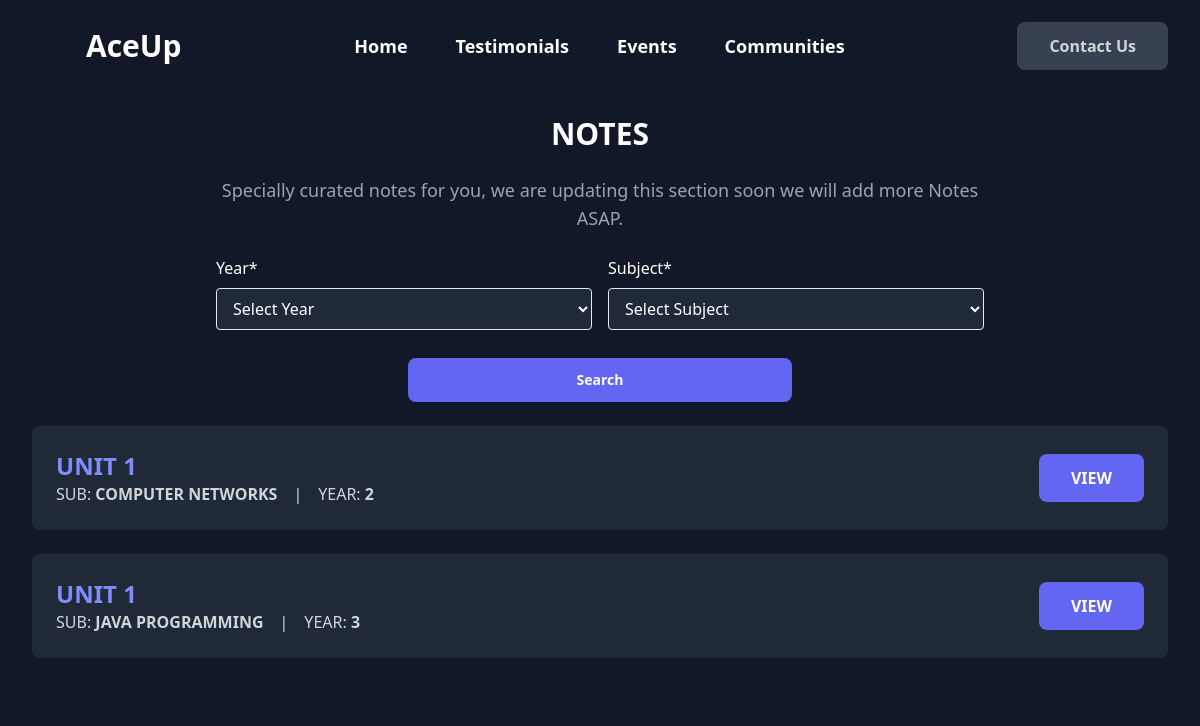
The page /displayNotes/ on the database as committed earlier.
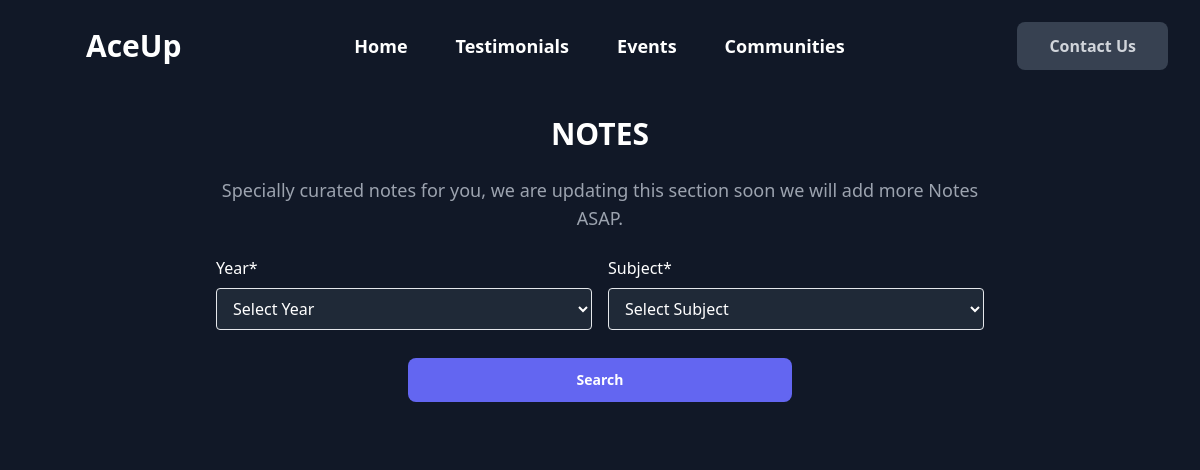
The same page on the database as committed later.
### user/models.py (models this page shows)
class notes(models.Model):
    title = models.CharField(max_length=255)
    year = models.IntegerField()
    subject = models.CharField(max_length=100)
    url = models.FileField(upload_to ='satic/notes/')

### user/views.py (the view)
# urls.py: path('displayNotes/',views.displayNotes,name ="display"),
def displayNotes(request ):
     if request.method =='GET':
         sub1 = request.GET.get('subject','')
         year = request.GET.get('year','')
         sub = sub1.upper()
         if sub and year :
            note = notes.objects.filter(year = year,subject =sub )
         else:
             note = notes.objects.all()
     return render(request , "notes.html",{"notes":note})

### templates/notes.html (shortened to what the changed rows need)
{% load static %}
<!DOCTYPE html>
<html lang="en">
<head>
    <link href="https://cdn.jsdelivr.net/npm/tailwindcss@2.2.19/dist/tailwind.min.css" rel="stylesheet">
    <script src="https://cdn.tailwindcss.com"></script>
</head>
<body class="bg-gray-900 text-white">
  <div class="bg-gray-900 text-white pb-6 sm:pb-8 lg:pb-1">
    <div class="mx-auto max-w-screen-2xl px-4 md:px-8">
    </div>
</div>
<div class="py-6 sm:py-4 lg:py-1">
  <div class="mx-auto max-w-screen-2xl px-4 md:px-8">
    <div class="mb-10 md:mb-4">
      <h2 class="mb-4 text-center text-2xl font-bold text-white md:mb-6 lg:text-3xl">NOTES</h2>
    </div>
  </div>
</div>
<div class="bg-gray-900 text-white py-4 sm:py-6 lg:py-1">
    <div class="mx-auto max-w-screen-2xl px-4 md:px-1">
</div>
</div>
<div class="bg-gray-900 py-6 sm:py-8 lg:py-4">
    <div class="mx-auto max-w-screen-2xl px-4 md:px-8">
      {% for i in notes %}
      <div class="flex flex-col items-center justify-between gap-4 rounded-lg bg-gray-800 p-4 sm:flex-row md:p-6">
        <div>
          <h2 class="text-xl font-bold text-indigo-400 md:text-2xl">{{i.title|upper}} </h2>
          <p class="text-gray-300">SUB:<b> {{i.subject|upper}}</b>&emsp;|&emsp;YEAR:<b> {{i.year}}</b></p>
        </div>
        <a href="{% url 'reader' pk=i.id %}" class="inline-block rounded-lg bg-indigo-500 px-8 py-3 text-center text-sm font-semibold text-white outline-none ring-indigo-300 transition duration-100 hover:bg-indigo-600 focus-visible:ring active:bg-indigo-700 md:text-base">VIEW</a>
      </div>
      <br>
      {% endfor %}
    </div>
  </div>
</body>
</html>

Rows that differ between the two databases and show on the page:
removed notes: title "UNIT 1", subject "COMPUTER NETWORKS", year "2"
removed notes: title "UNIT 1", subject "JAVA PROGRAMMING", year "3"
